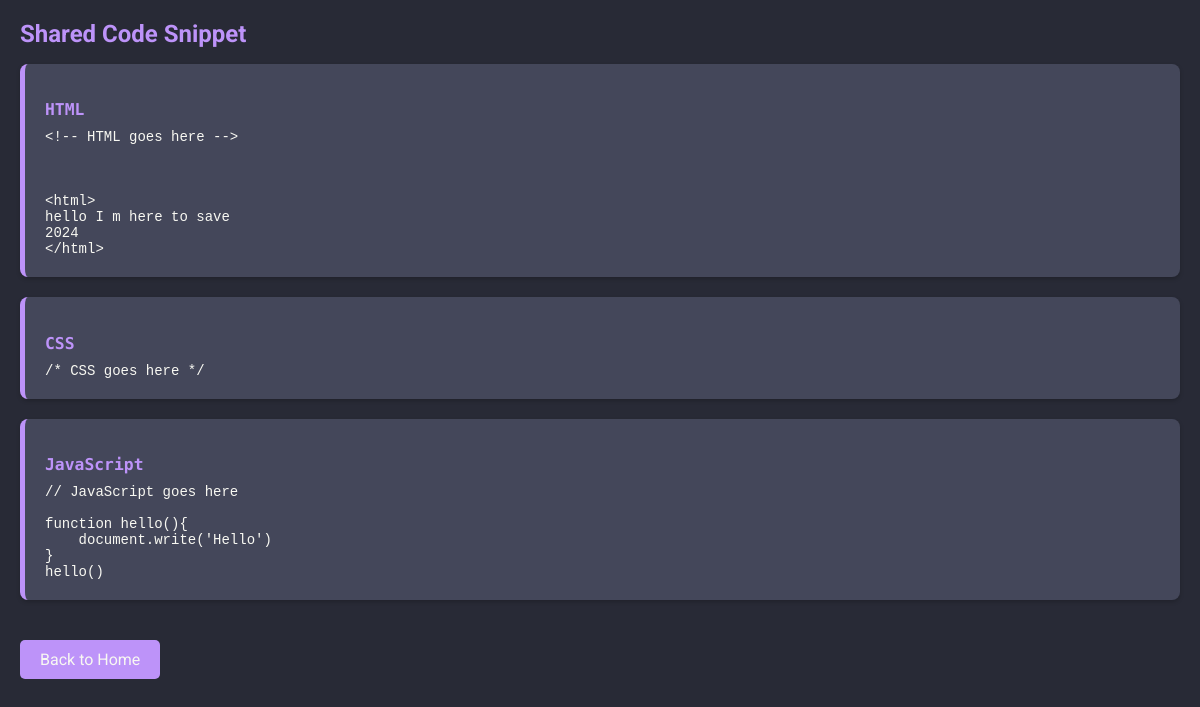
The app's page /share/80097103-3018-4417-83f5-60b8e6f784c3 with its own data.
### app.py (models this page shows)
class Snippet(db.Model):
    id = db.Column(db.Integer, primary_key=True)
    unique_id = db.Column(db.String(36), unique=True, default=lambda: str(uuid.uuid4()))
    html_code = db.Column(db.Text, nullable=True)
    css_code = db.Column(db.Text, nullable=True)
    js_code = db.Column(db.Text, nullable=True)
    user_id = db.Column(db.Integer, db.ForeignKey('user.id'))
    user = db.relationship('User', backref=db.backref('snippets', lazy=True))
    created_at = db.Column(db.DateTime, default=datetime.utcnow)

### app.py (the view)
@app.route('/share/<unique_id>')
def share(unique_id):
    snippet = Snippet.query.filter_by(unique_id=unique_id).first_or_404()
    return render_template('share.html', snippet=snippet)

### templates/share.html (shortened to what this page needs)
<!DOCTYPE html>
<html lang="en">
<head>
</head>
<body>
    <h2>Shared Code Snippet</h2>
    <div class="code-block">
        <h3>HTML</h3>
        <pre>{{ snippet.html_code }}</pre>
    </div>
    <div class="code-block">
        <h3>CSS</h3>
        <pre>{{ snippet.css_code }}</pre>
    </div>
    <div class="code-block">
        <h3>JavaScript</h3>
        <pre>{{ snippet.js_code }}</pre>
    </div>
    <a href="/">Back to Home</a>
</body>
</html>

### templates/share.html (style rules this page uses)
:root { --bg-color: #282a36; --text-color: #f8f8f2; --accent-color: #bd93f9; --code-bg-color: #44475a; --border-color: #6272a4; }
body { font-family: 'Roboto', sans-serif; margin: 20px; background-color: var(--bg-color); color: var(--text-color); }
h2 { font-size: 24px; color: var(--accent-color); margin-bottom: 16px; }
.code-block { background-color: var(--code-bg-color); border-left: 5px solid var(--accent-color); padding: 20px; margin-bottom: 20px; overflow: auto; font-family: 'Source Code Pro', monospace; font-size: 14px; border-radius: 8px; box-shadow: 0 2px 4px 0 rgba(0,0,0,0.2); }
pre { white-space: pre-wrap; word-wrap: break-word; margin: 0; }
h3 { font-weight: 600; color: var(--accent-color); margin-bottom: 10px; }
a { display: inline-block; background-color: var(--accent-color); color: var(--text-color); padding: 10px 20px; text-decoration: none; border-radius: 5px; transition: background-color 0.3s ease; margin-top: 20px; }

### records on screen
Snippet: html_code "<!-- HTML goes here --> <html> hello I m here to save 2024 </html>", css_code "/* CSS goes here */", js_code "// JavaScript goes here function hello(){ document.write('Hello') } hello()"
